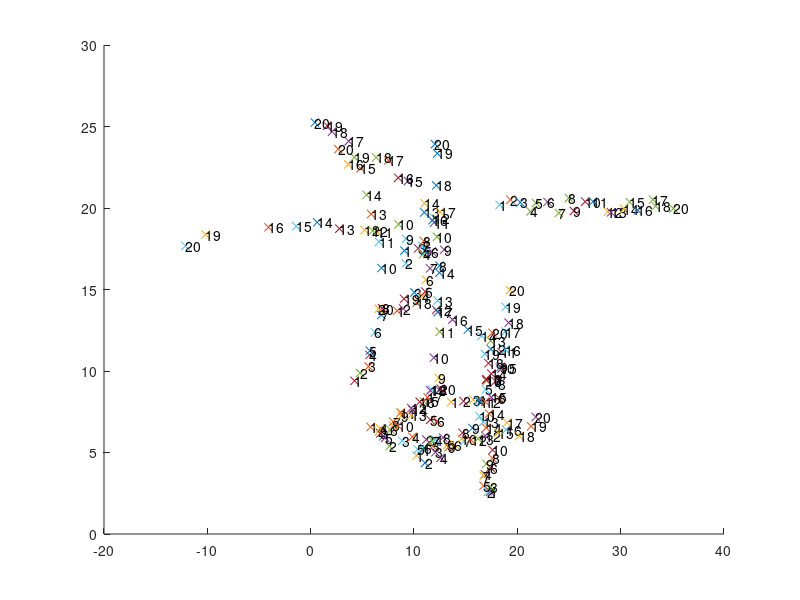

This chart was generated by the following MATLAB code: (Note: this script raises an error after producing the figure.)
%% Problem Parameter

% Dimensionality of the simulated problem (2 for 2D, 3 for 3D)
n_dim = 2;

% Number of frames to track the points over
n_frames = 20;

% Aproximative number of points per frame
n_points_per_frame = 10;

%% Create the random points

points = cell(n_frames, 1);

% Random start position
start = 20 * rand(n_points_per_frame, n_dim);

% Span initial direction
theta = linspace(0, 2* pi/4, n_points_per_frame)';
vec = [ cos(theta) sin(theta) ];

% Random direction change
theta_increase = pi / n_frames * rand(n_points_per_frame, 1);

for i_frame = 1 : n_frames

    % Disperse points as if their position was increasing by 1.5 in average
    % each frame.
    frame_points = start + vec .* i_frame .* [cos(theta_increase * i_frame) sin(theta_increase * i_frame) ] + rand(n_points_per_frame, n_dim) ;

    % Randomize them;
    randomizer = rand(n_points_per_frame, 1);
    [ sorted index ] = sort(randomizer);
    frame_points = frame_points(index, :);

    % Delete some of them, possible
    deleter = randn;
    while (deleter > 0);
        frame_points(1, :) = [];
        deleter = deleter - 1;
    end

    points{i_frame} = frame_points;

end

%% Plot the random points

figure(1)
clf
hold on
for i_frame = 1 : n_frames

    str = num2str(i_frame);
    for j_point = 1 : size(points{i_frame}, 1)
        pos = points{i_frame}(j_point, :);
        plot(pos(1), pos(2), 'x')
        text('Position', pos, 'String', str)
    end

end

%% Track them

max_linking_distance = 4;
max_gap_closing = Inf;
debug = true;

[ tracks adjacency_tracks ] = simpletracker(points,...
    'MaxLinkingDistance', max_linking_distance, ...
    'MaxGapClosing', max_gap_closing, ...
    'Debug', debug);

%% Plot tracks

n_tracks = numel(tracks);
colors = hsv(n_tracks);

all_points = vertcat(points{:});

for i_track = 1 : n_tracks

    % We use the adjacency tracks to retrieve the points coordinates. It
    % saves us a loop.

    track = adjacency_tracks{i_track};
    track_points = all_points(track, :);

    plot(track_points(:,1), track_points(:, 2), 'Color', colors(i_track, :))

end